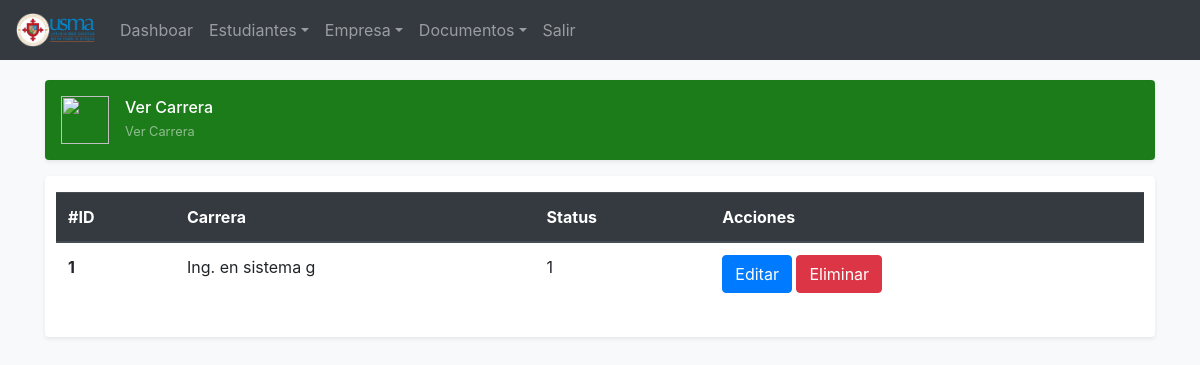
Page /administrativo/ver_carreras.php (signed in) on the committed database.
### tables this page shows
CREATE TABLE `carreras` (
  `id` int(11) NOT NULL,
  `descripcion` varchar(100) DEFAULT NULL,
  `stat` int(1) DEFAULT NULL
);

### administrativo/ver_carreras.php (the view, shortened to what this page needs)
<?php include('conexion/conexion.php'); ?>
<!doctype html>
<html lang="en">
  <head>
<link href="https://getbootstrap.com/docs/4.3/dist/css/bootstrap.min.css" rel="stylesheet">
    <link href="https://getbootstrap.com/docs/4.3/examples/offcanvas/offcanvas.css" rel="stylesheet">
  </head>
  <body class="bg-light">
    <?php include('menu.php');
    ?>
<main role="main" class="container" style="margin-top: 80px;">
  <div class="d-flex align-items-center p-3 my-3 text-white-50 bg-purple rounded shadow-sm" style="background-color:#1c7c1a;">
    <img class="mr-3" src="logo/min1i.png" alt="" width="48" height="48">
    <div class="lh-100">
      <h6 class="mb-0 text-white lh-100">Ver Carrera</h6>
      <small>Ver Carrera</small>
    </div>
  </div>
  <div class="my-3 p-3 bg-white rounded shadow-sm">
  <form action="" method="post">
  <div class="form-row">
  <table class="table">
  <thead class="thead-dark">
    <tr>
      <th scope="col">#ID</th>
      <th scope="col">Carrera</th>
      <th scope="col">Status</th>
      <th scope="col">Acciones</th>
    </tr>
  </thead>
  <tbody>
    <?php $obrener_carreras = $conexion -> query("SELECT * FROM carreras");
          while($lista_carreras = $obrener_carreras->fetch_array()){ ?>
    <tr>
      <th scope="row"><?php echo $lista_carreras['id']; ?></th>
      <td><?php echo $lista_carreras['descripcion']; ?></td>
      <td><?php echo $lista_carreras['stat']; ?></td>
      <td>
        <input type="button" name="editar" class="btn btn-primary" data-toggle="modal" data-target="#EditarModal<?php echo $lista_carreras['id']; ?>" value="Editar">
      </div>
        <input type="button" name="eliminar" class="btn btn-danger" data-toggle="modal" data-target="#EliminarModal<?php echo $lista_carreras['id']; ?>" value="Eliminar">
   <?php } ?>
    </div>
</main>
<script src="https://getbootstrap.com/docs/4.3/examples/offcanvas/offcanvas.js"></script></body>
</html>

### rows in the picture
carreras: id "1", descripcion "Ing. en sistema g", stat "1"
